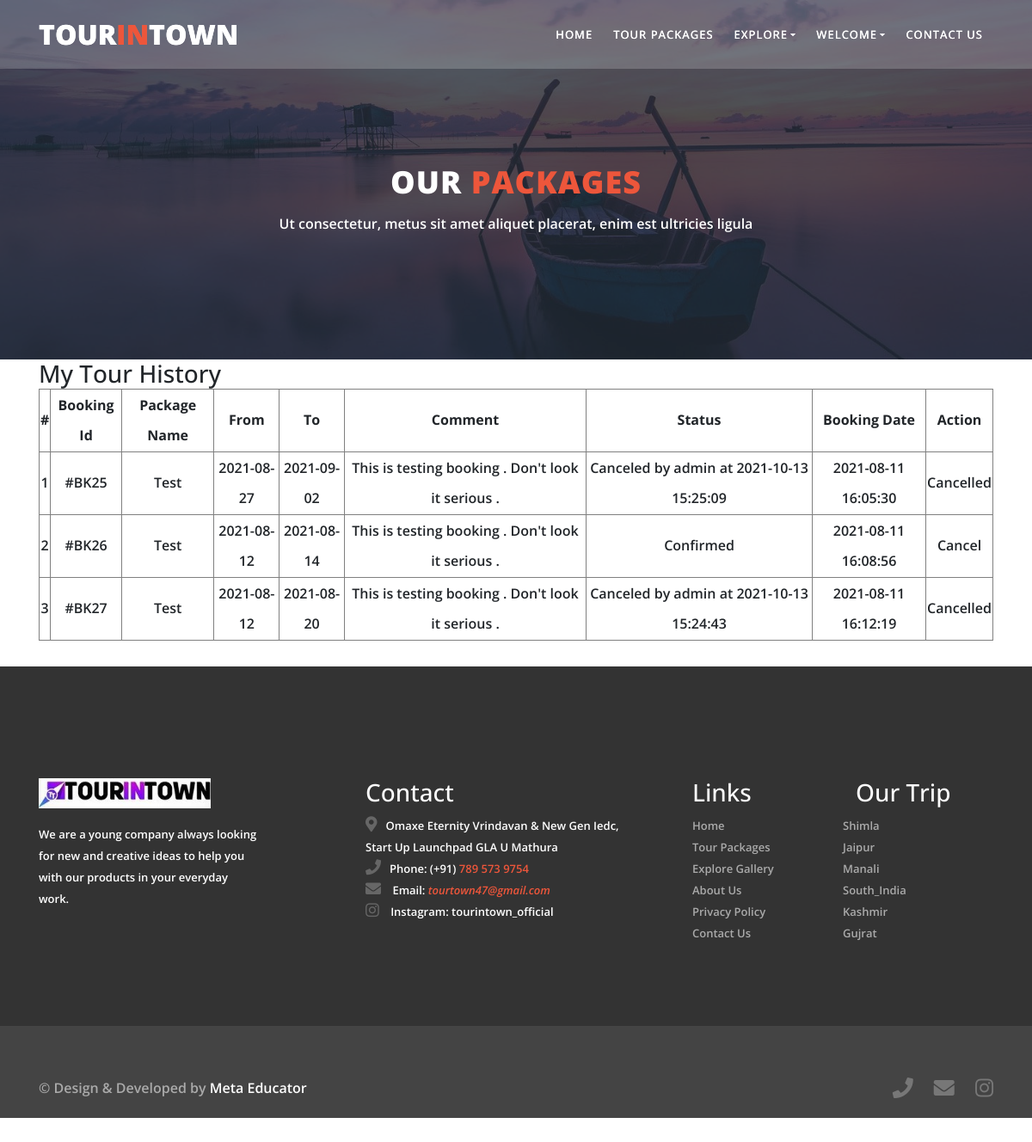
The page /tour-history.php (signed in) on the database its author committed.
### tables this page shows
CREATE TABLE `tblbooking` (
  `BookingId` int(11) NOT NULL,
  `PackageId` int(11) DEFAULT NULL,
  `UserEmail` varchar(100) DEFAULT NULL,
  `FromDate` varchar(100) DEFAULT NULL,
  `ToDate` varchar(100) DEFAULT NULL,
  `Comment` mediumtext DEFAULT NULL,
  `RegDate` timestamp NULL DEFAULT current_timestamp(),
  `status` int(11) DEFAULT NULL,
  `CancelledBy` varchar(5) DEFAULT NULL,
  `UpdationDate` timestamp NULL DEFAULT NULL ON UPDATE current_timestamp()
);

CREATE TABLE `tbltourpackages` (
  `PackageId` int(11) NOT NULL,
  `PackageName` varchar(200) DEFAULT NULL,
  `PackageType` varchar(150) DEFAULT NULL,
  `PackageLocation` varchar(100) DEFAULT NULL,
  `PackagePrice` int(11) DEFAULT NULL,
  `PackageFetures` varchar(255) DEFAULT NULL,
  `PackageDetails` mediumtext DEFAULT NULL,
  `PackageImage` varchar(100) DEFAULT NULL,
  `Creationdate` timestamp NULL DEFAULT current_timestamp(),
  `UpdationDate` timestamp NULL DEFAULT NULL ON UPDATE current_timestamp()
);

### tour-history.php (the view, shortened to what this page needs)
<?php
include('includes/config.php');
if(strlen($_SESSION['login'])==0)
	{
header('location:index.php');
}
else{
?>
<!DOCTYPE HTML>
<html>
<head>
<?php
include('includes/css_files.php');
?>
</head>
<body>
<div class="top-header">
<?php include('includes/header.php');?>
<?php include('includes/header.php');?>
<section class="section section-bg" id="call-to-action" style="background-image: url(assets/images/banner-image-1-1920x500.jpg)">
        <div class="container">
            <div class="row">
                <div class="col-lg-10 offset-lg-1">
                    <div class="cta-content">
                        <br>
                        <br>
                        <h2>Our <em>Packages</em></h2>
                        <p>Ut consectetur, metus sit amet aliquet placerat, enim est ultricies ligula</p>
                    </div>
                </div>
            </div>
        </div>
</section>
<div class="privacy">
	<div class="container">
		<h3 class="wow fadeInDown animated animated" data-wow-delay=".5s" style="visibility: visible; animation-delay: 0.5s; animation-name: fadeInDown;">My Tour History</h3>
		<form name="chngpwd" method="post" onSubmit="return valid();">
	<p>
	<table border="1" width="100%">
<tr align="center">
<th>#</th>
<th>Booking Id</th>
<th>Package Name</th>
<th>From</th>
<th>To</th>
<th>Comment</th>
<th>Status</th>
<th>Booking Date</th>
<th>Action</th>
</tr>
<?php
$uemail=$_SESSION['login'];;
$sql = "SELECT tblbooking.BookingId as bookid,tblbooking.PackageId as pkgid,tbltourpackages.PackageName as packagename,tblbooking.FromDate as fromdate,tblbooking.ToDate as todate,tblbooking.Comment as comment,tblbooking.status as status,tblbooking.RegDate as regdate,tblbooking.CancelledBy as cancelby,tblbooking.UpdationDate as upddate from tblbooking join tbltourpackages on tbltourpackages.PackageId=tblbooking.PackageId where UserEmail=:uemail";
$query = $dbh->prepare($sql);
$query -> bindParam(':uemail', $uemail, PDO::PARAM_STR);
$query->execute();
$results=$query->fetchAll(PDO::FETCH_OBJ);
$cnt=1;
if($query->rowCount() > 0)
{
foreach($results as $result)
{	?>
<tr align="center">
<td><?php echo htmlentities($cnt);?></td>
<td>#BK<?php echo htmlentities($result->bookid);?></td>
<td><a href="package-details.php?pkgid=<?php echo htmlentities($result->pkgid);?>"><?php echo htmlentities($result->packagename);?></a></td>
<td><?php echo htmlentities($result->fromdate);?></td>
<td><?php echo htmlentities($result->todate);?></td>
<td><?php echo htmlentities($result->comment);?></td>
<td><?php if($result->status==0)
{
echo "Pending";
}
if($result->status==1)
{
echo "Confirmed";
}
if($result->status==2 and $result->cancelby=='a')
{
echo "Canceled by admin at " .$result->upddate;
}
?></td>
<td><?php echo htmlentities($result->regdate);?></td>
<?php if($result->status==2)
{
	?><td>Cancelled</td>
<?php } else {?>
<td><a href="tour-history.php?bkid=<?php echo htmlentities($result->bookid);?>" onclick="return confirm('Do you really want to cancel booking')" >Cancel</a></td>
<?php }?>
</tr>
<?php $cnt=$cnt+1; }} ?>
	</table>
			</p>
			</form>
	</div>
</div>
<?php include('includes/footer.php');?>
<?php include('includes/signup.php');?>
</body>
</html>
<?php } ?>

### assets/css/style.css (style rules this page uses)
html, body, div, span, applet, object, iframe, h1, h2, h3, h4, h5, h6, p, blockquote, div pre, a, abbr, acronym, address, big, cite, code, del, dfn, em, font, img, ins, kbd, q, s, samp, small, strike, strong, sub, sup, tt, var, b, u, i, center, dl, dt, dd, ol, ul, li, figure, header, nav, section, article, aside, footer, figcaption { margin: 0; padding: 0; border: 0; outline: 0; }
header, nav, section, article, aside, footer, hgroup { display: block; }
* { box-sizing: border-box; }
html, body { font-family: 'Poppins', sans-serif; font-weight: 400; background-color: #fff; font-size: 16px; -ms-text-size-adjust: 100%; -webkit-font-smoothing: antialiased; -moz-osx-font-smoothing: grayscale; }
a { text-decoration: none !important; }
h1, h2, h3, h4, h5, h6 { margin-top: 0px; margin-bottom: 0px; }
p { font-size: 14px; line-height: 25px; color: #7a7a7a; }
html, body { background: #fff; font-family: 'Poppins', sans-serif; }
#call-to-action { padding: 120px 0px; background-image: url(../images/cta-bg.jpg); background-position: center center; background-repeat: no-repeat; background-size: cover; text-align: center; }
.cta-content h2 { font-size: 36px; text-transform: uppercase; font-weight: 800; color: #fff; letter-spacing: 1px; }
.cta-content h2 em { font-style: normal; color: #ed563b; }
.cta-content p { font-size: 16px; color: #fff; margin: 15px 0px 25px 0px; }
.section-bg { background-position: center center; background-repeat: no-repeat; background-size: cover; position: relative; }
.section-bg:before { content:''; position: absolute; top: 0; left: 0; width: 100%; height: 100%; background-color: rgba(35,45,57,0.8); }
.section-bg > form, .section-bg .container { position: relative; z-index: 2 }
a { color: #ed563b; }
.top-header { background-color: #3F84B1; border-bottom: 0 none; height: 36px; line-height: 35px; }
body { margin:0; font:600 16px/18px 'Open Sans',sans-serif; }
*,:after,:before { box-sizing:border-box }
a { color:inherit;text-decoration:none }

### rows shown on the page
tblbooking: BookingId "25", PackageId.PackageName "Test", FromDate "2021-08-27", ToDate "2021-09-02", Comment "This is testing booking . Don't look it serious .", UpdationDate "2021-10-13 15:25:09", RegDate "2021-08-11 16:05:30", status "Cancelled"
tblbooking: BookingId "26", PackageId.PackageName "Test", FromDate "2021-08-12", ToDate "2021-08-14", Comment "This is testing booking . Don't look it serious .", status "Confirmed", RegDate "2021-08-11 16:08:56"
tblbooking: BookingId "27", PackageId.PackageName "Test", FromDate "2021-08-12", ToDate "2021-08-20", Comment "This is testing booking . Don't look it serious .", UpdationDate "2021-10-13 15:24:43", RegDate "2021-08-11 16:12:19", status "Cancelled"
